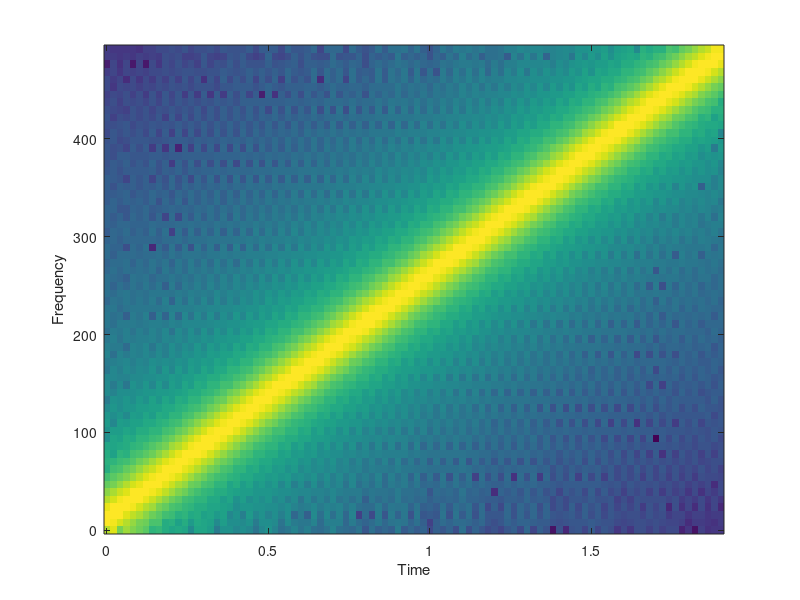

The MATLAB script that drew this image:
Fs=1000;
 x = chirp([0:1/Fs:2],0,2,500);  # freq. sweep from 0-500 over 2 sec.
 step=ceil(20*Fs/1000);    # one spectral slice every 20 ms
 window=ceil(100*Fs/1000); # 100 ms data window

 ## test of automatic plot
 [S, f, t] = specgram(x);
 specgram(x, 2^nextpow2(window), Fs, window, window-step);
